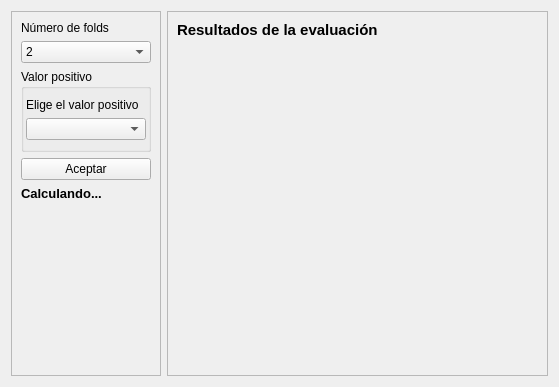
<?xml version="1.0" encoding="UTF-8"?>
<ui version="4.0">
 <class>Form</class>
 <widget class="QWidget" name="Form">
  <property name="geometry">
   <rect>
    <x>0</x>
    <y>0</y>
    <width>559</width>
    <height>387</height>
   </rect>
  </property>
  <property name="windowTitle">
   <string>K Fold Cross Validation</string>
  </property>
  <layout class="QHBoxLayout" name="horizontalLayout">
   <item>
    <widget class="QFrame" name="frame">
     <property name="sizePolicy">
      <sizepolicy hsizetype="Fixed" vsizetype="Preferred">
       <horstretch>0</horstretch>
       <verstretch>0</verstretch>
      </sizepolicy>
     </property>
     <property name="minimumSize">
      <size>
       <width>150</width>
       <height>0</height>
      </size>
     </property>
     <property name="frameShape">
      <enum>QFrame::StyledPanel</enum>
     </property>
     <property name="frameShadow">
      <enum>QFrame::Raised</enum>
     </property>
     <layout class="QFormLayout" name="formLayout">
      <property name="sizeConstraint">
       <enum>QLayout::SetDefaultConstraint</enum>
      </property>
      <item row="1" column="0">
       <widget class="QLabel" name="label">
        <property name="sizePolicy">
         <sizepolicy hsizetype="Preferred" vsizetype="Fixed">
          <horstretch>0</horstretch>
          <verstretch>0</verstretch>
         </sizepolicy>
        </property>
        <property name="text">
         <string>Número de folds</string>
        </property>
        <property name="alignment">
         <set>Qt::AlignLeading|Qt::AlignLeft|Qt::AlignTop</set>
        </property>
       </widget>
      </item>
      <item row="2" column="0" colspan="2">
       <widget class="QComboBox" name="numFolds">
        <item>
         <property name="text">
          <string>2</string>
         </property>
        </item>
        <item>
         <property name="text">
          <string>3</string>
         </property>
        </item>
        <item>
         <property name="text">
          <string>5</string>
         </property>
        </item>
        <item>
         <property name="text">
          <string>10</string>
         </property>
        </item>
       </widget>
      </item>
      <item row="3" column="0" colspan="2">
       <widget class="QGroupBox" name="groupBoxValorPositivo">
        <property name="title">
         <string>Valor positivo</string>
        </property>
        <layout class="QVBoxLayout" name="verticalLayout_2">
         <property name="spacing">
          <number>6</number>
         </property>
         <property name="leftMargin">
          <number>2</number>
         </property>
         <property name="topMargin">
          <number>9</number>
         </property>
         <property name="rightMargin">
          <number>2</number>
         </property>
         <property name="bottomMargin">
          <number>9</number>
         </property>
         <item>
          <widget class="QLabel" name="label_3">
           <property name="text">
            <string>Elige el valor positivo</string>
           </property>
          </widget>
         </item>
         <item>
          <widget class="QComboBox" name="comboBoxValorPositivo"/>
         </item>
        </layout>
       </widget>
      </item>
      <item row="4" column="0" colspan="2">
       <widget class="QPushButton" name="btnAceptar">
        <property name="text">
         <string>Aceptar</string>
        </property>
       </widget>
      </item>
      <item row="5" column="0" colspan="2">
       <widget class="QLabel" name="labelCargando">
        <property name="font">
         <font>
          <pointsize>10</pointsize>
          <weight>75</weight>
          <bold>true</bold>
         </font>
        </property>
        <property name="text">
         <string>Calculando...</string>
        </property>
        <property name="margin">
         <number>10</number>
        </property>
       </widget>
      </item>
     </layout>
    </widget>
   </item>
   <item>
    <widget class="QFrame" name="frameTablas">
     <property name="frameShape">
      <enum>QFrame::StyledPanel</enum>
     </property>
     <property name="frameShadow">
      <enum>QFrame::Raised</enum>
     </property>
     <layout class="QVBoxLayout" name="verticalLayout">
      <item>
       <widget class="QLabel" name="label_2">
        <property name="font">
         <font>
          <pointsize>11</pointsize>
          <weight>75</weight>
          <bold>true</bold>
         </font>
        </property>
        <property name="text">
         <string>Resultados de la evaluación</string>
        </property>
        <property name="alignment">
         <set>Qt::AlignLeading|Qt::AlignLeft|Qt::AlignTop</set>
        </property>
       </widget>
      </item>
     </layout>
    </widget>
   </item>
  </layout>
 </widget>
 <resources/>
 <connections/>
</ui>
